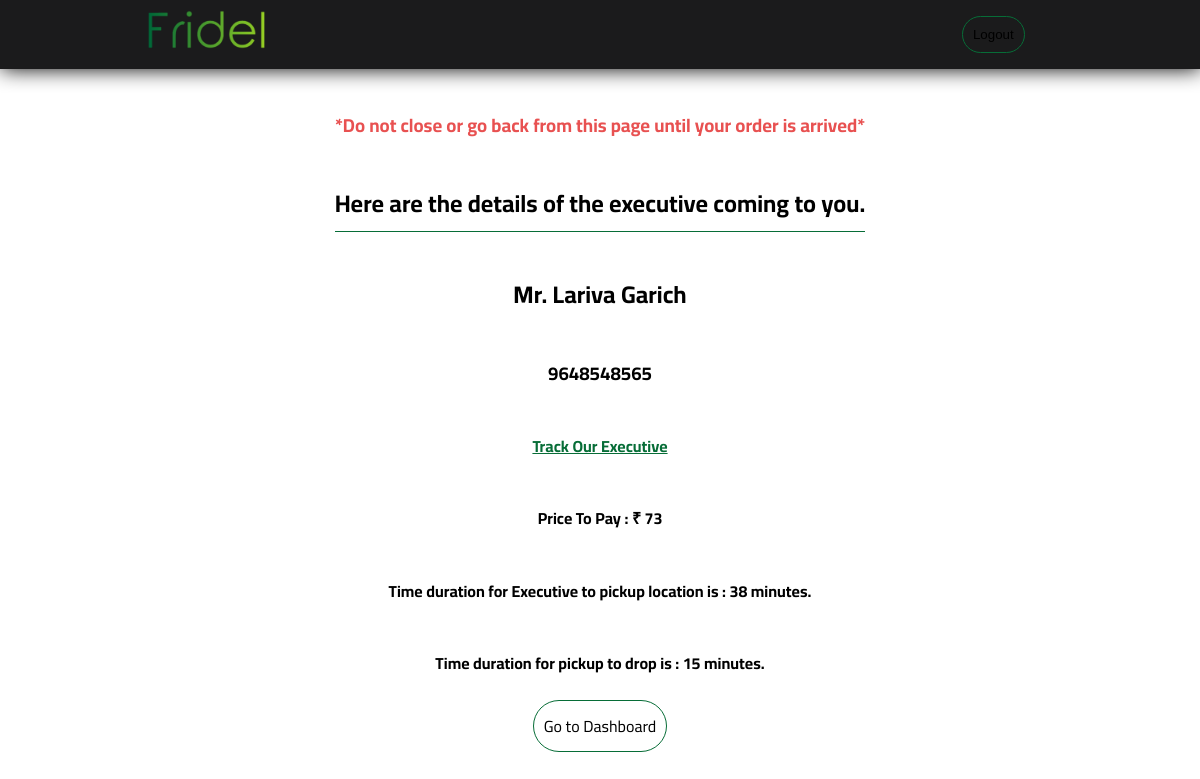
The page /users/final_confirmation/ (signed in) on the database its author committed.
### accounts/models.py (models this page shows)
class User(AbstractUser):
    is_executive = models.BooleanField(default=False)
    phone = models.IntegerField(default=None, null=True, unique=True)
    recent_order_id = models.IntegerField(default=0, null=True)
    is_user_verified = models.BooleanField(default=False)
    offer_claimed = models.BooleanField(default=False)

### executive/models.py (models this page shows, shortened)
class ExecutiveInfo(models.Model):
    Locationlat = models.DecimalField(max_digits=10, decimal_places=6, default=None, blank=True)
    Locationlong = models.DecimalField(max_digits=10, decimal_places=6, default=None, blank=True)
    executive = models.ForeignKey(User, default=None, on_delete=models.CASCADE, related_name="executive_username")
    customer = models.ForeignKey(User, default=None, on_delete=models.CASCADE, related_name="customer_username")
    live_location = models.CharField(max_length=100)
    Amount = models.IntegerField(default=None, null=True)
    Duration= models.IntegerField(default=None, null=True)
    Duration_pick_drop = models.IntegerField(default=None, null=True)
    order_id = models.IntegerField(default=None, null=True)

### executive/views.py (the view)
@login_required(login_url="/accounts/login/")
def final_confirmation(request):
    query = DeliveryInfo.objects.get(id = request.user.recent_order_id)
    query.user_read = True
    is_other = False
    if query.other_task:
        is_other = True
    query.save()
    info = ExecutiveInfo.objects.filter(customer=request.user)
    exec_coming = info[len(info)-1]
    exec_username = exec_coming.executive
    exec_details = User.objects.get(username = exec_username)
    request.user.offer_claimed = True
    request.user.save()
    return render(request, 'users/final_confirmation.html', {'exec_coming':exec_coming, 'exec_details':exec_details, 'is_other':is_other})

### users/templates/users/final_confirmation.html (shortened to what this page needs)
{% extends 'base_layout.html' %}
{% block content %}
<h3 style="color: #e85151">*Do not close or go back from this page until your order is arrived*</h3>
<h1 class="exec_details_header">Here are the details of the executive coming to you.</h1>
<h2>Mr. <b>{{exec_details.first_name}} {{exec_details.last_name}}</b></h2>
<h3>{{exec_details.phone}}</h3>
<h4><a href="{{exec_coming.live_location}}" style="color: #076D37">Track Our Executive</a></h4>
<h4>Price To Pay : ₹ <b>{{exec_coming.Amount}}</b></h4>
<h4>Time duration for Executive to pickup location is : <b>{{exec_coming.Duration}} minutes</b>.</h4>
{% if is_other %}
<h4>Total estimated time for your tasks is : <b>{{exec_coming.Duration_pick_drop}} minutes</b>.</h4>
{% else %}
<h4>Time duration for pickup to drop is : <b>{{exec_coming.Duration_pick_drop}} minutes</b>.</h4>
{% endif %}
<a href="{% url 'users:normal_user'%}" class="user_confirm_dashboard_link">Go to Dashboard</a>
{% endblock %}

### assets/base_styles.css (style rules this page uses)
body { margin: 0; font-family: 'Cairo', sans-serif; }
* { -webkit-touch-callout: none; -webkit-user-select: none; -khtml-user-select: none; -moz-user-select: none; -ms-user-select: none; user-select: none; -webkit-tap-highlight-color: rgba(255,255,255,0); }
#order-detail h1, h2, h3, h4, h5 { text-align: center; }
.exec_details_header { border-bottom: solid 1px #076D37; padding-bottom: 5px; }
.user_confirm_dashboard_link { text-decoration: none; color: black; border: solid 1px #076D37; padding : 10px; border-radius: 30px; }

### rows shown on the page
User: first_name "Lariva", last_name "Garich", phone "9648548565"
ExecutiveInfo: Amount "73", Duration "38", Duration_pick_drop "15"
